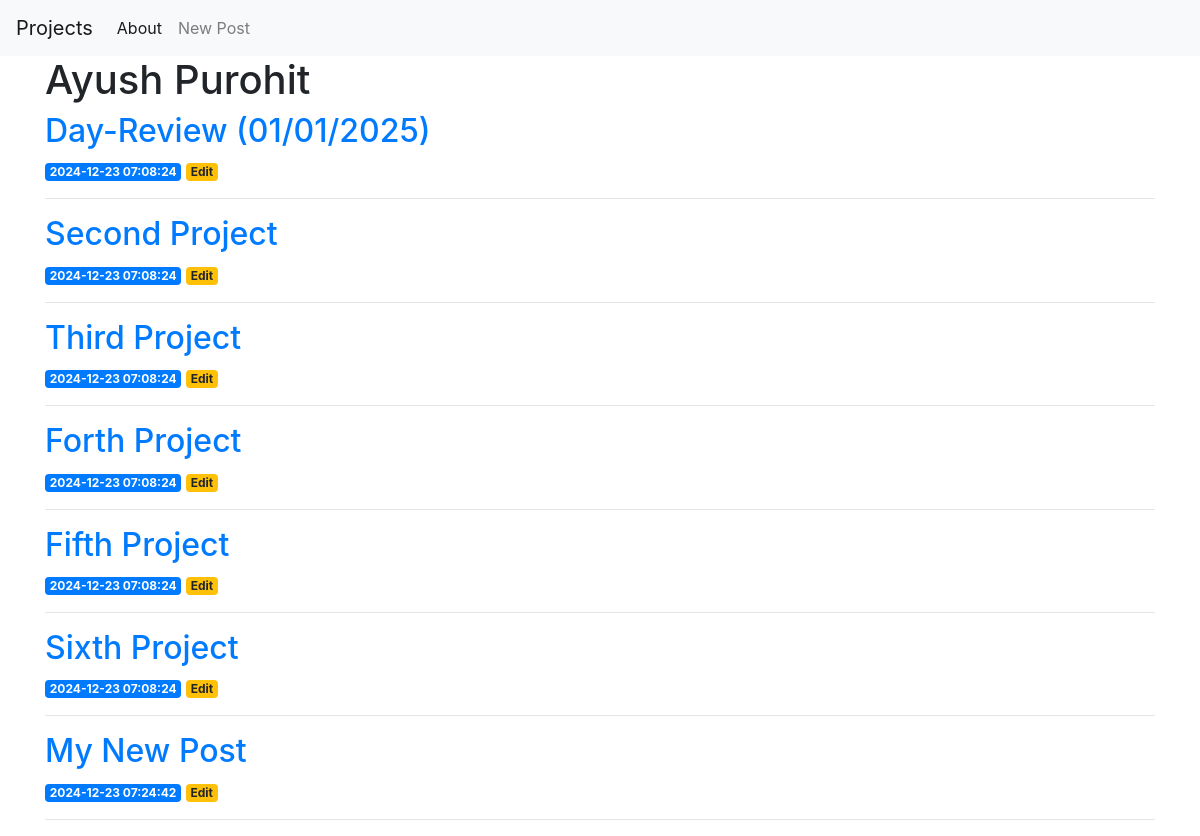
The page / on the database its author committed.
### tables this page shows
CREATE TABLE posts (
    id INTEGER PRIMARY KEY AUTOINCREMENT,
    created TIMESTAMP NOT NULL DEFAULT CURRENT_TIMESTAMP,
    title TEXT NOT NULL,
    content TEXT NOT NULL
);

### Flask.py (the view)
@app.route('/')
def index():
    conn = get_db_connection()
    posts = conn.execute('SELECT * FROM posts').fetchall()
    conn.close()
    return render_template('index.html', posts=posts)

### Flask.py (called while the page is built)
def get_db_connection():
    conn = sqlite3.connect("Python Advancing\\Flask\\database.db")
    conn.row_factory = sqlite3.Row
    return conn

### templates/index.html
{% extends 'base.html' %}
{% block content %}
    <h1>{% block title %} Ayush Purohit {% endblock %}</h1>
    {% for post in posts %}
    <a href="{{ url_for('post', post_id=post['id']) }}">
        <h2>{{ post['title'] }}</h2>
    </a>
    <span class="badge badge-primary">{{ post['created'] }}</span>
    <a href="{{ url_for('edit', id=post['id']) }}">
        <span class="badge badge-warning">Edit</span>
    </a>
    <hr>
{% endfor %}
{% endblock %}

### templates/base.html (shortened to what this page needs)
<!doctype html>
<html lang="en">
  <head>
    <link rel="stylesheet" href="https://stackpath.bootstrapcdn.com/bootstrap/4.3.1/css/bootstrap.min.css">
  </head>
  <body>
    <nav class="navbar navbar-expand-md navbar-light bg-light">
        <a class="navbar-brand" href="{{ url_for('index')}}">Projects</a>
        <div class="collapse navbar-collapse" id="navbarNav">
            <ul class="navbar-nav">
            <li class="nav-item active">
                <a class="nav-link" href="#">About</a>
            </li>
            <li class="nav-item">
                <a class="nav-link" href="{{url_for('create')}}">New Post</a>
            </li>
            </ul>
        </div>
    </nav>
    <div class="container">
        {% block content %} {% endblock %}
    </div>
  </body>
</html>

### rows shown on the page
posts: title "Day-Review (01/01/2025)", created "2024-12-23 07:08:24"
posts: title "Second Project", created "2024-12-23 07:08:24"
posts: title "Third Project", created "2024-12-23 07:08:24"
posts: title "Forth Project", created "2024-12-23 07:08:24"
posts: title "Fifth Project", created "2024-12-23 07:08:24"
posts: title "Sixth Project", created "2024-12-23 07:08:24"
posts: title "My New Post", created "2024-12-23 07:24:42"
